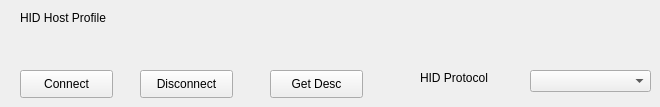
    <widget class="QWidget" name="tabHIDH">
     <attribute name="title">
      <string>HID Host</string>
     </attribute>
     <widget class="QPushButton" name="btnHIDHConnect">
      <property name="geometry">
       <rect>
        <x>20</x>
        <y>70</y>
        <width>93</width>
        <height>28</height>
       </rect>
      </property>
      <property name="text">
       <string>Connect</string>
      </property>
     </widget>
     <widget class="QPushButton" name="btnHIDHDisconnect">
      <property name="geometry">
       <rect>
        <x>140</x>
        <y>70</y>
        <width>93</width>
        <height>28</height>
       </rect>
      </property>
      <property name="text">
       <string>Disconnect</string>
      </property>
     </widget>
     <widget class="QPushButton" name="btnHIDHGetDesc">
      <property name="geometry">
       <rect>
        <x>270</x>
        <y>70</y>
        <width>93</width>
        <height>28</height>
       </rect>
      </property>
      <property name="text">
       <string>Get Desc</string>
      </property>
     </widget>
     <widget class="QComboBox" name="cbHIDHProtocol">
      <property name="geometry">
       <rect>
        <x>530</x>
        <y>70</y>
        <width>121</width>
        <height>22</height>
       </rect>
      </property>
     </widget>
     <widget class="QLabel" name="label">
      <property name="geometry">
       <rect>
        <x>420</x>
        <y>70</y>
        <width>81</width>
        <height>16</height>
       </rect>
      </property>
      <property name="text">
       <string>HID Protocol</string>
      </property>
     </widget>
     <widget class="QLabel" name="label_24">
      <property name="geometry">
       <rect>
        <x>20</x>
        <y>10</y>
        <width>121</width>
        <height>16</height>
       </rect>
      </property>
      <property name="text">
       <string>HID Host Profile</string>
      </property>
     </widget>
    </widget>
